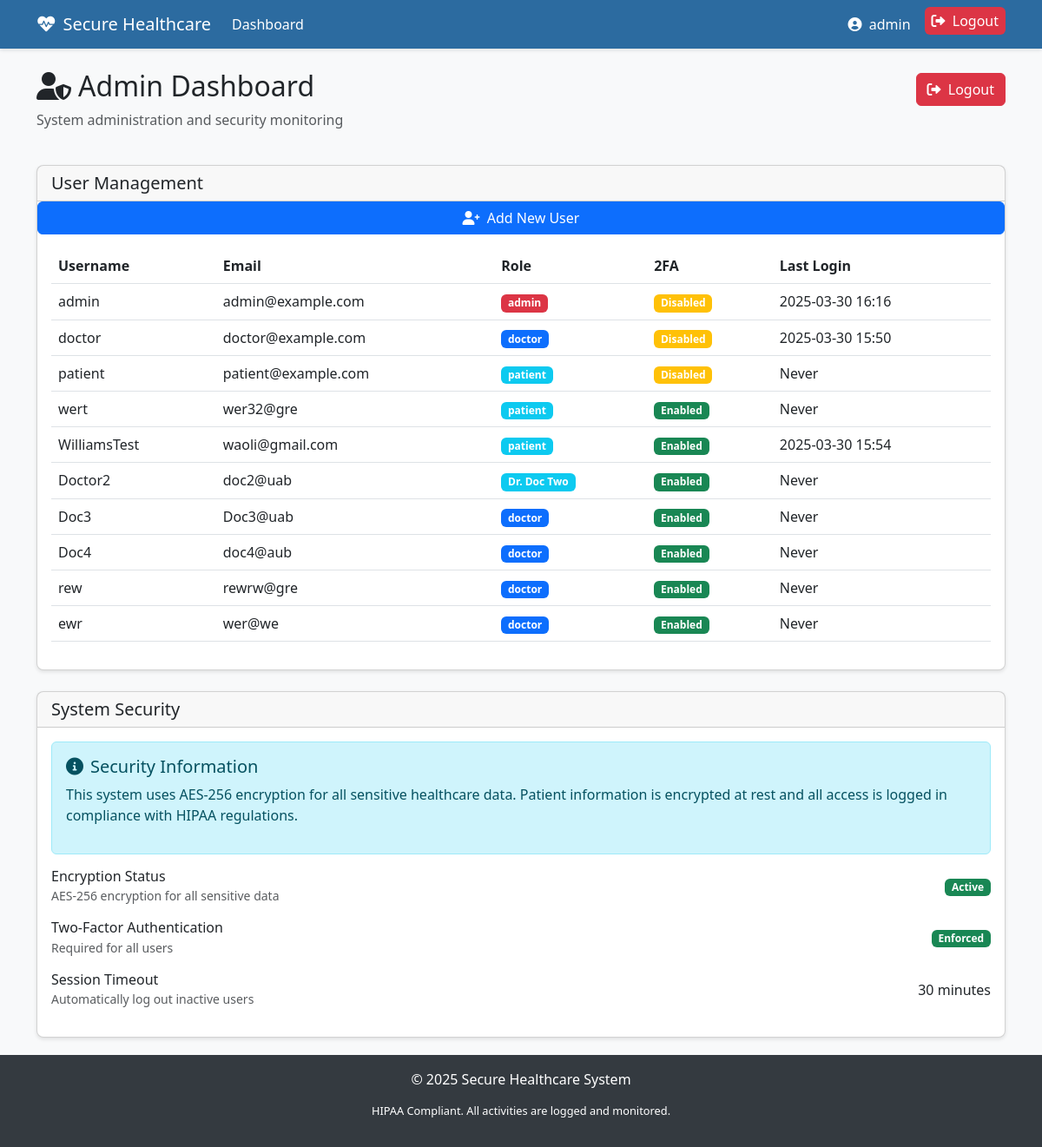
Page /dashboard (signed in) on the earlier database version.
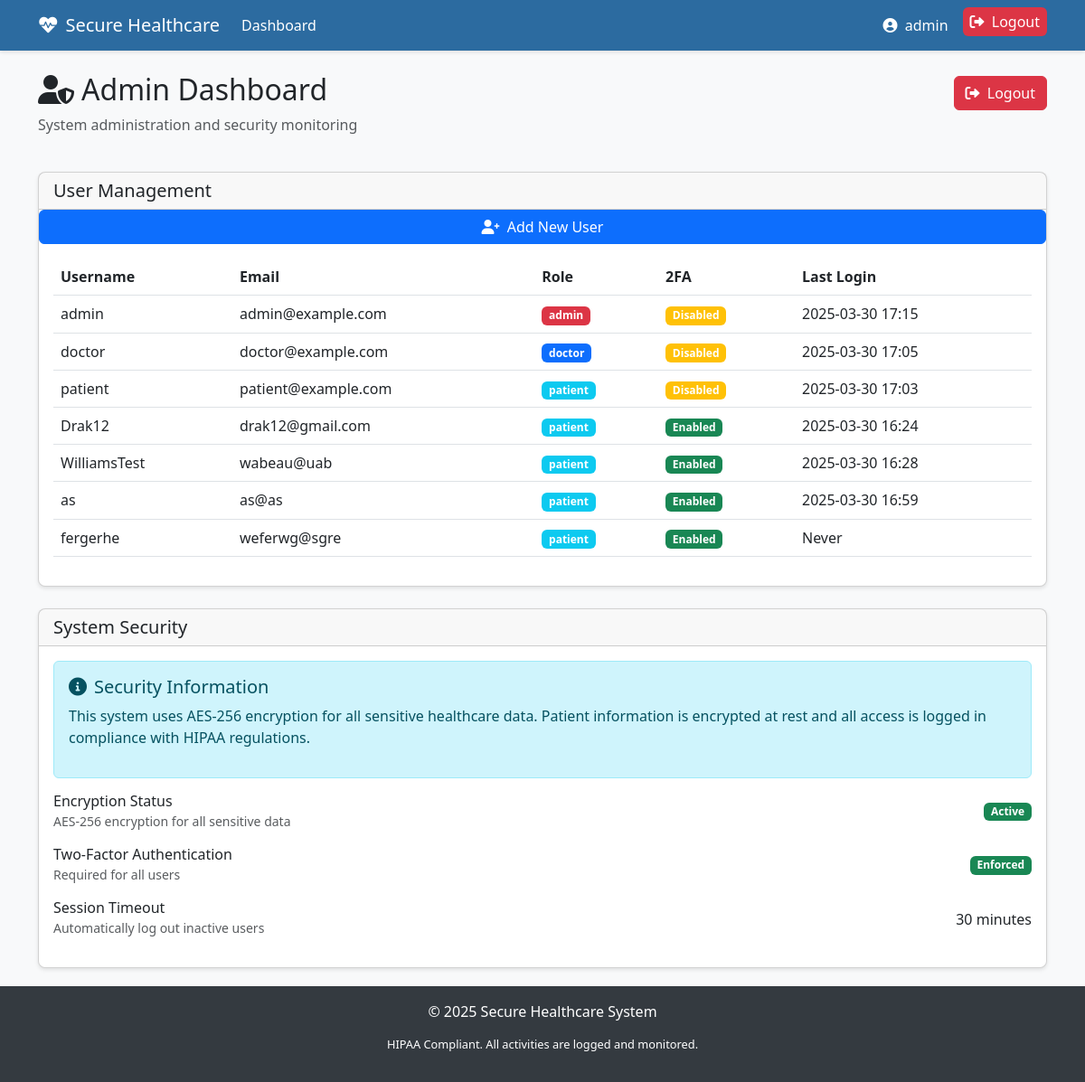
Same page on the later database version.
### app.py (models this page shows, shortened)
class User(db.Model, UserMixin):
    id = db.Column(db.Integer, primary_key=True)
    username = db.Column(db.String(80), unique=True, nullable=False)
    user_first_name = db.Column(db.String(80), nullable = False)
    user_last_name = db.Column(db.String(80), nullable = False)
    password_hash = db.Column(db.String(128), nullable=False)
    email = db.Column(db.String(120), unique=True, nullable=False)
    role = db.Column(db.String(20), nullable=False, default='patient')  # admin, doctor, patient
    totp_secret = db.Column(db.String(32), nullable=True)  # For 2FA
    is_active = db.Column(db.Boolean, default=True)
    created_at = db.Column(db.DateTime, default=datetime.utcnow)
    last_login = db.Column(db.DateTime, nullable=True)
    patient = db.relationship('Patient', backref='user', uselist=False)

### app.py (the view, shortened to what this page needs)
@app.route('/dashboard')
@login_required
def dashboard():
    if current_user.role == 'admin':
        users = User.query.all()
        return render_template('admin_dashboard.html', users=users)
    elif current_user.role == 'doctor':
        patients = Patient.query.all()
        log_action('VIEW', 'Patient', 0, 'Viewed all patients')
        return render_template('doctor_dashboard.html', patients=patients)
    return render_template('dashboard.html')

### app.py (called while the page is built)
@login_manager.user_loader
def load_user(user_id):
    return User.query.get(int(user_id))

@app.after_request
def add_security_headers(response):
    response.headers['X-Content-Type-Options'] = 'nosniff'
    response.headers['X-Frame-Options'] = 'SAMEORIGIN'
    response.headers['X-XSS-Protection'] = '1; mode=block'
    response.headers['Strict-Transport-Security'] = 'max-age=31536000; includeSubDomains'
    response.headers['Content-Security-Policy'] = "default-src 'self'; script-src 'self' cdn.jsdelivr.net; style-src 'self' cdn.jsdelivr.net; img-src 'self' data:;"
    response.headers['Referrer-Policy'] = 'strict-origin-when-cross-origin'
    return response

### templates/admin_dashboard.html (shortened to what this page needs)
{% extends 'base.html' %}
{% block content %}
<div class="row mb-4">
    <div class="col">
        <div class="d-flex justify-content-between align-items-center">
            <h2><i class="fas fa-user-shield me-2"></i>Admin Dashboard</h2>
            <a href="{{ url_for('logout') }}" class="btn btn-danger">
                <i class="fas fa-sign-out-alt me-1"></i> Logout
            </a>
        </div>
        <p class="text-muted">System administration and security monitoring</p>
    </div>
</div>
<div class="row">
    <div class="col-12">
        <div class="card mb-4">
            <div class="card-header">
                <h5 class="mb-0">User Management</h5>
            </div>
            <a href="{{ url_for('add_user') }}" class="btn btn-primary">
                <i class="fas fa-user-plus me-1"></i> Add New User
            </a>
            <div class="card-body">
                <div class="table-responsive">
                    <table class="table table-hover">
                        <thead>
                            <tr>
                                <th>Username</th>
                                <th>Email</th>
                                <th>Role</th>
                                <th>2FA</th>
                                <th>Last Login</th>
                            </tr>
                        </thead>
                        <tbody>
                            {% for user in users %}
                            <tr>
                                <td>{{ user.username }}</td>
                                <td>{{ user.email }}</td>
                                <td>
                                    <span class="badge bg-{% if user.role == 'admin' %}danger{% elif user.role == 'doctor' %}primary{% else %}info{% endif %}">
                                        {{ user.role }}
                                    </span>
                                </td>
                                <td>
                                    {% if user.totp_secret %}
                                    <span class="badge bg-success">Enabled</span>
                                    {% else %}
                                    <span class="badge bg-warning">Disabled</span>
                                    {% endif %}
                                </td>
                                <td>{{ user.last_login.strftime('%Y-%m-%d %H:%M') if user.last_login else 'Never' }}</td>
                            </tr>
                            {% endfor %}
                        </tbody>
                    </table>
                </div>
            </div>
        </div>
    </div>
</div>
<div class="row">
    <div class="col-12">
        <div class="card">
            <div class="card-header">
                <h5 class="mb-0">System Security</h5>
            </div>
            <div class="card-body">
                <div class="alert alert-info">
                    <h5><i class="fas fa-info-circle me-2"></i>Security Information</h5>
                    <p>This system uses AES-256 encryption for all sensitive healthcare data. Patient information is encrypted at rest and all access is logged in compliance with HIPAA regulations.</p>
                </div>
                <div class="d-flex align-items-center justify-content-between mb-3">
                    <div>
                        <h6 class="mb-0">Encryption Status</h6>
                        <small class="text-muted">AES-256 encryption for all sensitive data</small>
                    </div>
                    <span class="badge bg-success">Active</span>
                </div>
                <div class="d-flex align-items-center justify-content-between mb-3">
                    <div>
                        <h6 class="mb-0">Two-Factor Authentication</h6>
                        <small class="text-muted">Required for all users</small>
                    </div>
                    <span class="badge bg-success">Enforced</span>
                </div>
                <div class="d-flex align-items-center justify-content-between mb-3">
                    <div>
                        <h6 class="mb-0">Session Timeout</h6>
                        <small class="text-muted">Automatically log out inactive users</small>
                    </div>
                    <span>30 minutes</span>
                </div>
            </div>
        </div>
    </div>
</div>
{% endblock %}

### templates/base.html (shortened to what this page needs)
<!DOCTYPE html>
<html lang="en">
<head>
    <link href="https://cdn.jsdelivr.net/npm/bootstrap@5.3.0-alpha1/dist/css/bootstrap.min.css" rel="stylesheet">
    <link rel="stylesheet" href="https://cdnjs.cloudflare.com/ajax/libs/font-awesome/6.0.0/css/all.min.css">
</head>
<body>
    <nav class="navbar navbar-expand-lg navbar-dark mb-4">
        <div class="container">
            <a class="navbar-brand" href="{{ url_for('index') }}">
                <i class="fas fa-heartbeat me-2"></i>Secure Healthcare
            </a>
            <div class="collapse navbar-collapse" id="navbarNav">
                <ul class="navbar-nav me-auto">
                    {% if current_user.is_authenticated %}
                        <li class="nav-item">
                            <a class="nav-link" href="{{ url_for('dashboard') }}">Dashboard</a>
                        </li>
                    {% endif %}
                </ul>
                <ul class="navbar-nav">
                    {% if current_user.is_authenticated %}
                        <li class="nav-item">
                            <a class="nav-link" href="{{ url_for('profile') }}">
                                <i class="fas fa-user-circle me-1"></i> {{ current_user.username }}
                            </a>
                        </li>
                        <li class="nav-item">
                            <a class="nav-link btn-logout py-1 px-2 ms-2 rounded" href="{{ url_for('logout') }}">
                                <i class="fas fa-sign-out-alt me-1"></i> Logout
                            </a>
                        </li>
                    {% endif %}
                </ul>
            </div>
        </div>
    </nav>
    <div class="container">
        {% block content %}{% endblock %}
    </div>
    <footer class="footer mt-auto py-3">
        <div class="container text-center">
            <span>© 2025 Secure Healthcare System</span>
            <p class="hipaa-notice">HIPAA Compliant. All activities are logged and monitored.</p>
        </div>
    </footer>
</body>
</html>

### templates/base.html (style rules this page uses)
body { background-color: #f8f9fa; font-family: 'Segoe UI', Tahoma, Geneva, Verdana, sans-serif; }
.navbar { background-color: #2c6ba0; box-shadow: 0 2px 4px rgba(0, 0, 0, 0.1); }
.navbar-brand, .nav-link { color: white !important; }
.card { border-radius: 8px; box-shadow: 0 2px 4px rgba(0, 0, 0, 0.1); margin-bottom: 20px; }
.footer { background-color: #343a40; color: white; padding: 15px 0; margin-top: 30px; }
.hipaa-notice { font-size: 0.8rem; margin-top: 15px; }
.btn-logout { color: white; background-color: #dc3545; border-color: #dc3545; }

Differences in the rows shown:
removed User: username "wert", email "wer32@gre", role "patient", shows "Enabled", last_login "Never"
removed User: username "Doctor2", email "doc2@uab", role "Dr. Doc Two", shows "Enabled", last_login "Never"
removed User: username "Doc3", email "Doc3@uab", role "doctor", shows "Enabled", last_login "Never"
removed User: username "Doc4", email "doc4@aub", role "doctor", shows "Enabled", last_login "Never"
removed User: username "rew", email "rewrw@gre", role "doctor", shows "Enabled", last_login "Never"
removed User: username "ewr", email "wer@we", role "doctor", shows "Enabled", last_login "Never"
changed User "admin": last_login "2025-03-30 16:16" → "2025-03-30 17:15"
changed User "doctor": last_login "2025-03-30 15:50" → "2025-03-30 17:05"
changed User "patient@example.com": last_login "Never" → "2025-03-30 17:03"
added User: username "Drak12", email "drak12@gmail.com", role "patient", shows "Enabled", last_login "2025-03-30 16:24"
changed User "WilliamsTest": email "waoli@gmail.com" → "wabeau@uab"; last_login "2025-03-30 15:54" → "2025-03-30 16:28"
added User: username "as", email "as@as", role "patient", shows "Enabled", last_login "2025-03-30 16:59"
added User: username "fergerhe", email "weferwg@sgre", role "patient", shows "Enabled", last_login "Never"
